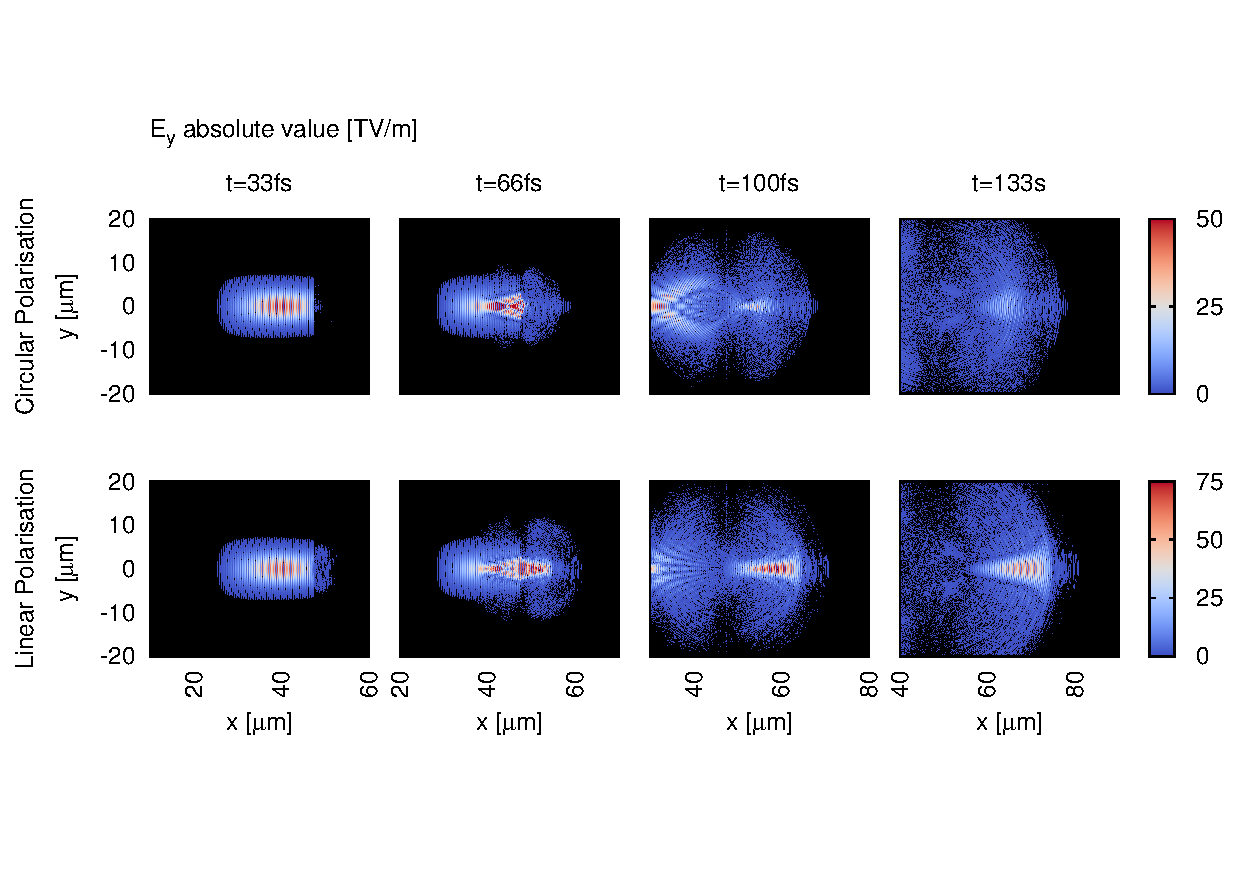

The gnuplot source for this figure:
#!/gnuplot

FILE_OUT='multi-Ey-CP-01.eps'
set terminal postscript enhanced eps color "Helvetica" 14
set output FILE_OUT

unset key

set tics scale 0.5


set ylabel 'y [{/Symbol m}m]' 
set xrange [0:60]
set yrange [-20:20]
#set logscale cb
set cbrange [0:50]
set cbtics 25
#set format cb "%L10^{%L}"
set xtics 20
set ytics 10
#set size 2, 1
set size ratio -1
set label 1 at screen 0.12, 0.85 'E_y absolute value [TV/m]'
set label 2 at screen 0.02, 0.65 rotate center 'Circular Polarisation'
set label 3 at screen 0.02, 0.35 rotate center 'Linear Polarisation'
#set grid front

# Enable the use of macros
set macros
load "/home/sgatto/SORGENTI/gnuplots/palettes.pt"

MARGIN1 = "set tmargin at screen 0.75; set bmargin at screen 0.55; set lmargin at screen 0.12; set rmargin at screen 0.32"
MARGIN2 = "set tmargin at screen 0.75; set bmargin at screen 0.55; set lmargin at screen 0.32; set rmargin at screen 0.52"
MARGIN3 = "set tmargin at screen 0.75; set bmargin at screen 0.55; set lmargin at screen 0.52; set rmargin at screen 0.72"
MARGIN4 = "set tmargin at screen 0.75; set bmargin at screen 0.55; set lmargin at screen 0.72; set rmargin at screen 0.92"
MARGIN5 = "set tmargin at screen 0.45; set bmargin at screen 0.25; set lmargin at screen 0.12; set rmargin at screen 0.32"
MARGIN6 = "set tmargin at screen 0.45; set bmargin at screen 0.25; set lmargin at screen 0.32; set rmargin at screen 0.52"
MARGIN7 = "set tmargin at screen 0.45; set bmargin at screen 0.25; set lmargin at screen 0.52; set rmargin at screen 0.72"
MARGIN8 = "set tmargin at screen 0.45; set bmargin at screen 0.25; set lmargin at screen 0.72; set rmargin at screen 0.92"
XRANGE1 = "set xrange [10:60]"
XRANGE2 = "set xrange [20:70]"
XRANGE3 = "set xrange [30:80]"
XRANGE4 = "set xrange [40:90]"

#LMARGIN = "set lmargin at screen 0.15;"
#RMARGIN = "set lmargin at screen 0.4;" 
TITLE1  = "set title 't=33fs' "
TITLE2  = "set title 't=66fs' "
TITLE3  = "set title 't=100fs' "
TITLE4  = "set title 't=133s' "
TITLE5  = "set title '' "
TITLE6  = "set title '' "
TITLE7  = "set title '' "
TITLE8  = "set title '' "
# x- and ytics for each row resp. column
NOXTICS = "set format x '' ; unset xlabel"
XTICS = "set format x '%.0f'; set xtics rotate ; set xlabel 'x [{/Symbol m}m]' "
NOYTICS = "set format y ''; unset ylabel"
YTICS = "set format y '%.0f'; set ylabel 'y [{/Symbol m}m]'"

set multiplot layout 2,4
#-----------PLOT 1,1-------------------
@MARGIN1
@TITLE1
@NOXTICS
@YTICS;
@XRANGE1
unset colorbox
@PHEATMAP_WBLACK
plot "bisborghesi-01/Eyfout02_out.2D" u 1:2:(abs($3*0.511)) w image t ''

#----------PLOT 1,2 --------------------
@MARGIN2
@TITLE2
@NOXTICS
@NOYTICS
@XRANGE2
unset colorbox
@PHEATMAP_WBLACK
plot "bisborghesi-01/Eyfout04_out.2D" u 1:2:(abs($3*0.511)) w image t ''


#===========  ================

#-----------PLOT 1,3-------------------
@MARGIN3
@TITLE3
@NOXTICS
@NOYTICS
@XRANGE3
unset colorbox
@PHEATMAP_WBLACK
plot "bisborghesi-01/Eyfout06_out.2D" u 1:2:(abs($3*0.511)) w image t ''

#----------PLOT 1,4 --------------------
@MARGIN4
@TITLE4
@NOXTICS
@NOYTICS
@XRANGE4

@PHEATMAP_WBLACK
set colorbox user origin 0.92, 0.55 size 0.02, 0.2
plot "bisborghesi-01/Eyfout08_out.2D" u 1:2:(abs($3*0.511)) w image t ''

#===========  ================
#===========  ================
#===========  ================
set cbrange [0:75]

#-----------PLOT 2,1-------------------
@MARGIN5
@TITLE5
@XTICS
@YTICS;
@XRANGE1
unset colorbox
@PHEATMAP_WBLACK
plot "bisborghesi-02/Eyfout02_out.2D" u 1:2:(abs($3*0.511)) w image t ''

#----------PLOT 2,2 --------------------
@MARGIN6
@TITLE6
@XTICS
@NOYTICS
@XRANGE2
unset colorbox
@PHEATMAP_WBLACK
plot "bisborghesi-02/Eyfout04_out.2D" u 1:2:(abs($3*0.511)) w image t ''


#===========  ================

#-----------PLOT 2,3-------------------
@MARGIN7
@TITLE7
@XTICS
@NOYTICS
@XRANGE3
unset colorbox
@PHEATMAP_WBLACK
plot "bisborghesi-02/Eyfout06_out.2D" u 1:2:(abs($3*0.511)) w image t ''

#----------PLOT 2,4 --------------------
@MARGIN8
@TITLE8
@XTICS
@NOYTICS
@XRANGE4

@PHEATMAP_WBLACK
set colorbox user origin 0.92, 0.25 size 0.02, 0.2
plot "bisborghesi-02/Eyfout08_out.2D" u 1:2:(abs($3*0.511)) w image t ''

unset multiplot
